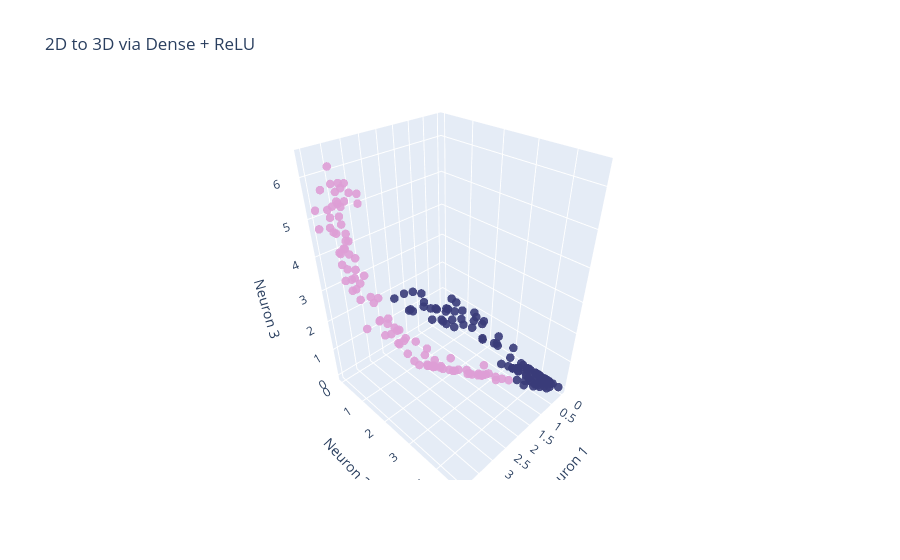

Notebook cell for this chart:
### Markdown cell above
# Plotting first linear transformation and first activation

### Code cell
plot_3d_output(A1, y, "2D → 3D using first Dense Layer + ReLU")

### Figure 1 — Plotly figure (JSON) as saved in the notebook; plotly's stock layout.template omitted (floating-point values rounded to 4 significant figures; data arrays with more than 128 entries replaced by an {"elided": "..."} marker saying what was removed)
{"data": [{"marker": {"color": {"elided": "200 int values"}, "colorscale": [[0, "rgb(57, 59, 121)"], [1, "rgb(222, 158, 214)"]], "opacity": 0.9, "size": 5, "symbol": "circle"}, "mode": "markers", "type": "scatter3d", "x": {"elided": "200 float values"}, "y": {"elided": "200 float values"}, "z": {"elided": "200 float values"}}], "layout": {"scene": {"xaxis": {"title": {"text": "Neuron 1"}}, "yaxis": {"title": {"text": "Neuron 2"}}, "zaxis": {"title": {"text": "Neuron 3"}}}, "title": {"text": "2D to 3D via Dense + ReLU"}}}
